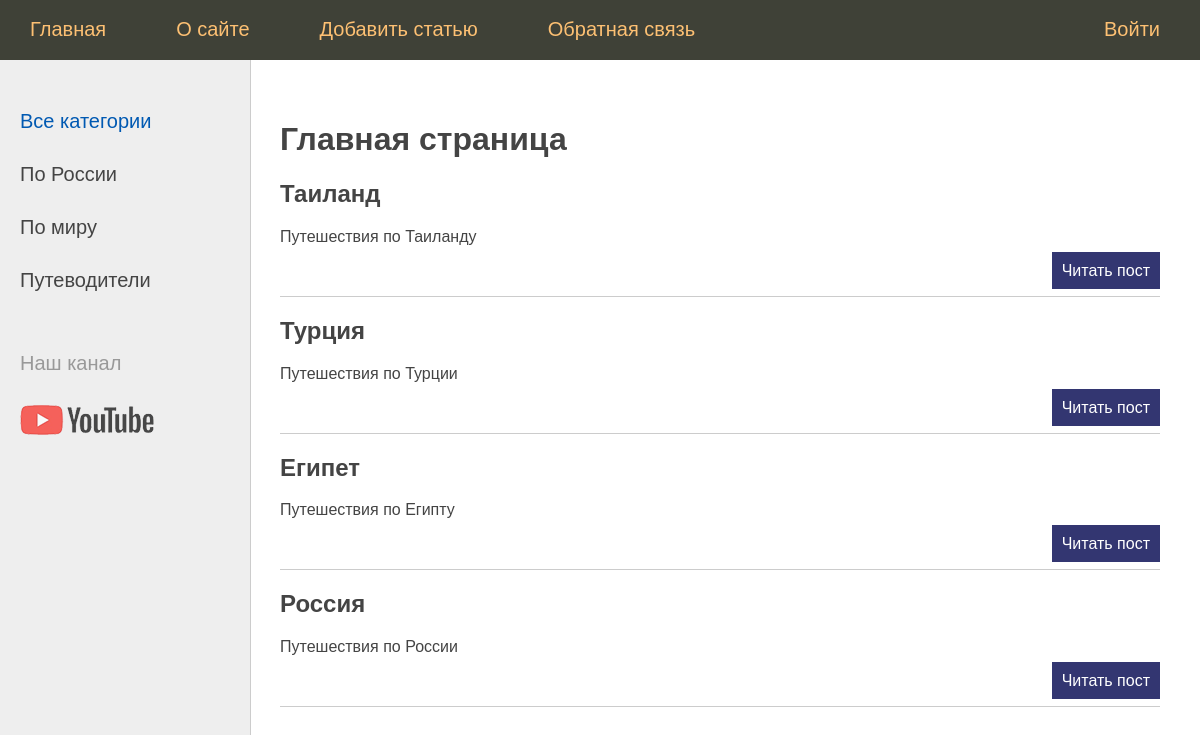
The page / on the database its author committed.
### trips/models.py (models this page shows, shortened)
class Trips(models.Model):
    class Status(models.IntegerChoices):
        DRAFT = 0, 'Черновик'
        PUBLISHED = 1, 'Опубликовано'
    title = models.CharField(max_length=255)
    slug = models.SlugField(max_length=255, db_index=True,
                            unique=True)
    content = models.TextField(blank=True)
    time_create = models.DateTimeField(auto_now_add=True)
    time_update = models.DateTimeField(auto_now=True)
    is_published = models.BooleanField(choices=Status.choices, default=Status.DRAFT)
    objects = models.Manager()
    published = PublishedModel()
    def get_absolute_url(self):
        return reverse('post', kwargs={'post_slug': self.slug})
    class Meta:
        ordering = ['-time_create']
        indexes = [
            models.Index(fields=['-time_create']),
        ]

### trips/views.py (the view)
# urls.py: path('', views.index, name='home'),
def index(request):
    posts = Trips.published.all()
    data = {'title': 'Главная страница',
            'menu': menu,
            'posts': posts,
            }
    return render(request, 'abouttrip/index.html', context=data)

### trips/models.py (called while the page is built)
    def get_queryset(self):
        return super().get_queryset().filter(is_published=Trips.Status.PUBLISHED)

### trips/templatetags/trips_tags.py (called while the page is built)
@register.simple_tag(name='getcats')
def get_categories():
    return views.cats_db

@register.inclusion_tag('abouttrip/list_categories.html')
def show_categories(cat_selected=0):
    cats = views.cats_db
    return {"cats": cats, "cat_selected": cat_selected}

### templates/abouttrip/index.html (shortened to what this page needs)
{% extends 'base.html' %}
{% block content %}
<h1>{{title}}</h1>
<ul class="list-articles">
    {% for p in posts %}
    <li>
        <h2>{{ p.title }}</h2>
        {% autoescape off %}
        {{p.content|linebreaks|truncatewords:50}}
        {% endautoescape %}
        <p class="link-read-post"><a href="{{ p.get_absolute_url }}">Читать пост</a></p>
    </li>
    {% endfor %}
</ul>
{% endblock %}

### templates/base.html (shortened to what this page needs)
<!DOCTYPE html>
{% load static %}
{% load trips_tags %}
<head>
    <link type="text/css" href="{% static 'abouttrip/css/styles.css' %}" rel="stylesheet"/>
</head>
<body>
<div class="header">
    <ul class="mainmenu">
        <li><a href="{% url 'home' %}">Главная</a></li>
        {% for m in menu %}
        {% if not forloop.last %}
        <li>{% else %}
        <li class="last">{% endif %}
            <a href="{% url m.url_name %}">{{m.title}}</a>
        </li>
        {% endfor %}
        {% getcats as categories%}
    </ul>
</div>
<div class="left-chapters">
    <ul class="leftchapters">
        {% if cat_selected == 0 or cat_selected is None %}
        <li class="selected">Все
            категории
        </li>
        {% else %}
        <li><a href="{% url 'home' %}">Все
            категории</a></li>
        {% endif %}
        {% show_categories cat_selected %}
        <li class="share">
            <p>Наш канал</p>
            <a class="share-yt" href="..."
               target="_blank" rel="nofollow"></a>
        </li>
    </ul>
</div>
<div class="content">
    {% block content %} {% endblock %}
</div>
</body>
</html>

### templates/abouttrip/list_categories.html
{% for cat in cats %}
{% if cat.id == cat_selected %}
<li class="selected">{{cat.name}}
</li>
{% else %}
<li><a href="{% url 'category' cat.id %}">{{cat.name}}</a></li>
{% endif %}
{% endfor %}

### abouttrip/static/abouttrip/css/styles.css (style rules this page uses)
html, body { font-family: 'Arial'; margin: 0; padding: 0; height: 100%; width: 100%; color: #444; }
a { color: #0059b2; text-decoration: none; }
p.link-read-post { text-align: right; }
p.link-read-post a { padding: 10px; min-width: 100px; background: #333671; color: #fff; text-decoration: none; }
ul.list-articles { list-style: none; margin: 0; padding: 0; }
ul.list-articles li { border-bottom: 1px solid #ccc; }
.header { background: #3F4137; height: 60px; }
ul.mainmenu { list-style: none; margin: 0; padding: 0; height: 60px; color: #fdc073; font-size: 20px; overflow: hidden; }
ul.mainmenu li { float: left; margin: 18px 40px 0 30px; }
ul.mainmenu li.last { float: right; }
ul.mainmenu li a { color: #fdc073; text-decoration: none; }
.left-chapters { display: flex; width: 250px; min-height: 100vh; position: fixed; margin: 0; background: #eee; border-right: 1px solid #ccc; }
.left-chapters ul { width: 230px; margin: 0; padding: 20px 10px 10px 20px; list-style: none; font-size: 20px; }
.left-chapters ul li { margin: 30px 0 0 0; color: #999; }
.left-chapters ul li.selected { color: #0059b2; }
.left-chapters ul li a { color: #444; text-decoration: none; }
.left-chapters ul li.share { margin: 60px 0 0 0; }
.left-chapters ul li.share p { margin: 30px 0 30px 0; }
.left-chapters ul li.share a { display: inline-block; width: 40px; height: 40px; margin: 0 20px 0 0; }
.left-chapters ul li.share a.share-yt { width: 100%; height: 30px; background: url('../images/share_yt.png') no-repeat 0 0 }
.content { padding-left: 280px; padding-top: 40px; padding-right: 40px; padding-bottom: 40px; }

### rows shown on the page
Trips: title "Таиланд", content "Путешествия по Таиланду"
Trips: title "Турция", content "Путешествия по Турции"
Trips: title "Египет", content "Путешествия по Египту"
Trips: title "Россия", content "Путешествия по России"

### other values the page prints
{{ m.title }} "О сайте" "Добавить статью" "Обратная связь" "Войти"
{{ cat.name }} "По России" "По миру" "Путеводители"
{{ title }} "Главная страница"
